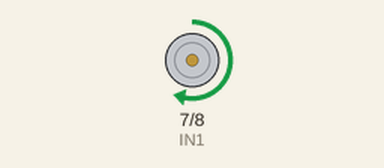
A sketch run on a simulated Arduino Uno, built with avr-gcc and run on an emulated ATmega328P. On the bench: motor-driver pin pairs drawn as motors (green arrow = first pin HIGH = forward, orange = second pin HIGH = backward, longer = more drive, scaled by the enable pin).

Above: at 1.0 s.
At 3.0 s:
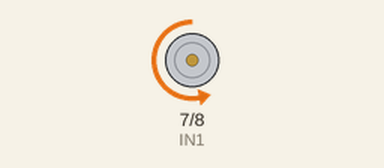
Timing chart, 0 to 5.2 s (numbered marks = the images above):
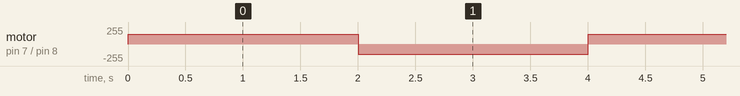

Measured:
- by itself, motor on pin 7 (IN1) / pin 8 (IN2): alternates forward 150/255 for 2.0 s and backward 150/255 for 2.0 s

The sketch:

Motor_Driver_L298N.ino
```cpp
int ENA = 9;
int IN1 = 7;
int IN2 = 8;

void setup() {
  // put your setup code here, to run once:
  pinMode(ENA, OUTPUT);
  pinMode(IN1, OUTPUT);
  pinMode(IN2, OUTPUT);

}

void loop() {
  // put your main code here, to run repeatedly:
  digitalWrite(IN1,HIGH);
  digitalWrite(IN2,LOW);
  analogWrite(ENA, 150);
  delay(2000);
  digitalWrite(IN1,LOW);
  digitalWrite(IN2,HIGH);
  analogWrite(ENA, 150);
  delay(2000);


}
```
